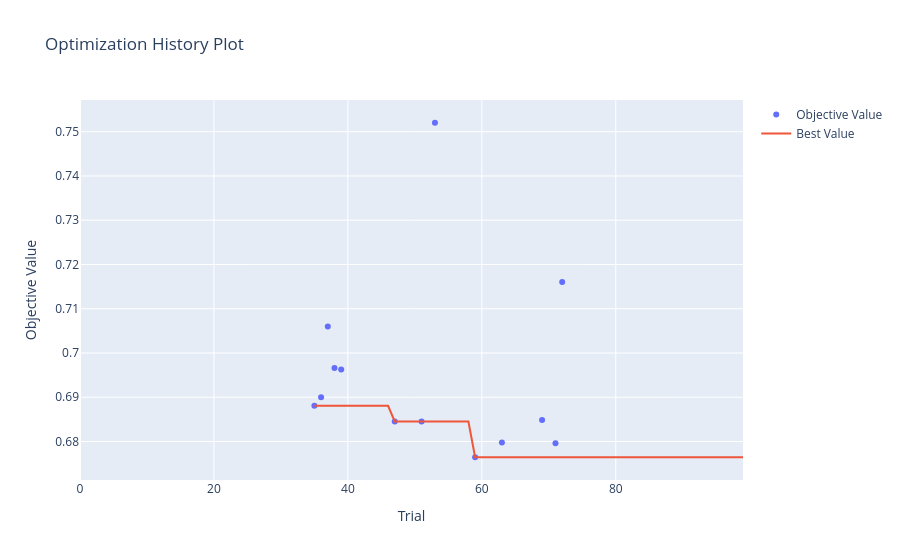

Notebook source saved alongside this figure:
### Code cell
optuna.visualization.plot_optimization_history(study)

### Figure 1 — Plotly figure (JSON) as saved in the notebook; plotly's stock layout.template omitted (floating-point values rounded to 4 significant figures)
{"data": [{"mode": "markers", "name": "Objective Value", "type": "scatter", "x": [35, 36, 37, 38, 39, 47, 51, 53, 59, 63, 69, 71, 72], "y": [0.6881, 0.69, 0.706, 0.6966, 0.6963, 0.6845, 0.6845, 0.752, 0.6764, 0.6797, 0.6849, 0.6796, 0.716]}, {"mode": "lines", "name": "Best Value", "type": "scatter", "x": [0, 1, 2, 3, 4, 5, 6, 7, 8, 9, 10, 11, 12, 13, 14, 15, 16, 17, 18, 19, 20, 21, 22, 23, 24, 25, 26, 27, 28, 29, 30, 31, 32, 33, 34, 35, 36, 37, 38, 39, 40, 41, 42, 43, 44, 45, 46, 47, 48, 49, 50, 51, 52, 53, 54, 55, 56, 57, 58, 59, 60, 61, 62, 63, 64, 65, 66, 67, 68, 69, 70, 71, 72, 73, 74, 75, 76, 77, 78, 79, 80, 81, 82, 83, 84, 85, 86, 87, 88, 89, 90, 91, 92, 93, 94, 95, 96, 97, 98, 99], "y": [null, null, null, null, null, null, null, null, null, null, null, null, null, null, null, null, null, null, null, null, null, null, null, null, null, null, null, null, null, null, null, null, null, null, null, 0.6881, 0.6881, 0.6881, 0.6881, 0.6881, 0.6881, 0.6881, 0.6881, 0.6881, 0.6881, 0.6881, 0.6881, 0.6845, 0.6845, 0.6845, 0.6845, 0.6845, 0.6845, 0.6845, 0.6845, 0.6845, 0.6845, 0.6845, 0.6845, 0.6764, 0.6764, 0.6764, 0.6764, 0.6764, 0.6764, 0.6764, 0.6764, 0.6764, 0.6764, 0.6764, 0.6764, 0.6764, 0.6764, 0.6764, 0.6764, 0.6764, 0.6764, 0.6764, 0.6764, 0.6764, 0.6764, 0.6764, 0.6764, 0.6764, 0.6764, 0.6764, 0.6764, 0.6764, 0.6764, 0.6764, 0.6764, 0.6764, 0.6764, 0.6764, 0.6764, 0.6764, 0.6764, 0.6764, 0.6764, 0.6764]}, {"marker": {"color": "#cccccc"}, "mode": "markers", "name": "Infeasible Trial", "showlegend": false, "type": "scatter", "x": [], "y": []}], "layout": {"title": {"text": "Optimization History Plot"}, "xaxis": {"title": {"text": "Trial"}}, "yaxis": {"title": {"text": "Objective Value"}}}}
